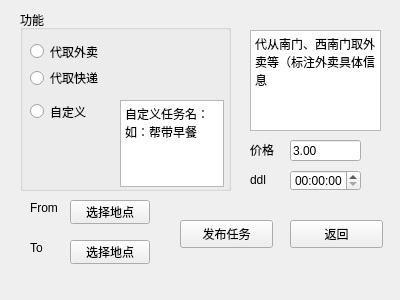
<?xml version="1.0" encoding="UTF-8"?>
<ui version="4.0">
 <class>help_me_take</class>
 <widget class="QWidget" name="help_me_take">
  <property name="geometry">
   <rect>
    <x>0</x>
    <y>0</y>
    <width>400</width>
    <height>300</height>
   </rect>
  </property>
  <property name="windowTitle">
   <string>Form</string>
  </property>
  <widget class="QLabel" name="label">
   <property name="geometry">
    <rect>
     <x>210</x>
     <y>110</y>
     <width>69</width>
     <height>19</height>
    </rect>
   </property>
   <property name="text">
    <string/>
   </property>
  </widget>
  <widget class="QGroupBox" name="groupBox">
   <property name="geometry">
    <rect>
     <x>20</x>
     <y>10</y>
     <width>211</width>
     <height>181</height>
    </rect>
   </property>
   <property name="title">
    <string>功能</string>
   </property>
   <widget class="QRadioButton" name="radioButton_2">
    <property name="geometry">
     <rect>
      <x>10</x>
      <y>60</y>
      <width>98</width>
      <height>16</height>
     </rect>
    </property>
    <property name="text">
     <string>代取快递</string>
    </property>
   </widget>
   <widget class="QRadioButton" name="radioButton_3">
    <property name="geometry">
     <rect>
      <x>10</x>
      <y>90</y>
      <width>98</width>
      <height>23</height>
     </rect>
    </property>
    <property name="text">
     <string>自定义</string>
    </property>
   </widget>
   <widget class="QRadioButton" name="radioButton">
    <property name="geometry">
     <rect>
      <x>10</x>
      <y>30</y>
      <width>87</width>
      <height>23</height>
     </rect>
    </property>
    <property name="text">
     <string>代取外卖</string>
    </property>
   </widget>
   <widget class="QPlainTextEdit" name="plainTextEdit">
    <property name="geometry">
     <rect>
      <x>100</x>
      <y>90</y>
      <width>104</width>
      <height>87</height>
     </rect>
    </property>
    <property name="plainText">
     <string>自定义任务名：如：帮带早餐</string>
    </property>
   </widget>
  </widget>
  <widget class="QTextEdit" name="textEdit">
   <property name="geometry">
    <rect>
     <x>250</x>
     <y>30</y>
     <width>131</width>
     <height>101</height>
    </rect>
   </property>
   <property name="html">
    <string>&lt;!DOCTYPE HTML PUBLIC &quot;-//W3C//DTD HTML 4.0//EN&quot; &quot;http://www.w3.org/TR/REC-html40/strict.dtd&quot;&gt;
&lt;html&gt;&lt;head&gt;&lt;meta name=&quot;qrichtext&quot; content=&quot;1&quot; /&gt;&lt;meta charset=&quot;utf-8&quot; /&gt;&lt;style type=&quot;text/css&quot;&gt;
p, li { white-space: pre-wrap; }
hr { height: 1px; border-width: 0; }
li.unchecked::marker { content: &quot;\2610&quot;; }
li.checked::marker { content: &quot;\2612&quot;; }
&lt;/style&gt;&lt;/head&gt;&lt;body style=&quot; font-family:'Microsoft YaHei UI'; font-size:9pt; font-weight:400; font-style:normal;&quot;&gt;
&lt;p style=&quot; margin-top:0px; margin-bottom:0px; margin-left:0px; margin-right:0px; -qt-block-indent:0; text-indent:0px;&quot;&gt;代从南门、西南门取外卖等（标注外卖具体信息&lt;/p&gt;&lt;/body&gt;&lt;/html&gt;</string>
   </property>
  </widget>
  <widget class="QPushButton" name="pushButton">
   <property name="geometry">
    <rect>
     <x>180</x>
     <y>220</y>
     <width>93</width>
     <height>28</height>
    </rect>
   </property>
   <property name="text">
    <string>发布任务</string>
   </property>
  </widget>
  <widget class="QPushButton" name="pushButton_2">
   <property name="geometry">
    <rect>
     <x>290</x>
     <y>220</y>
     <width>93</width>
     <height>28</height>
    </rect>
   </property>
   <property name="text">
    <string>返回</string>
   </property>
  </widget>
  <widget class="QLabel" name="label_2">
   <property name="geometry">
    <rect>
     <x>250</x>
     <y>140</y>
     <width>69</width>
     <height>19</height>
    </rect>
   </property>
   <property name="text">
    <string>价格</string>
   </property>
  </widget>
  <widget class="QLineEdit" name="lineEdit">
   <property name="geometry">
    <rect>
     <x>290</x>
     <y>140</y>
     <width>71</width>
     <height>21</height>
    </rect>
   </property>
   <property name="text">
    <string>3.00</string>
   </property>
  </widget>
  <widget class="QLabel" name="label_3">
   <property name="geometry">
    <rect>
     <x>30</x>
     <y>200</y>
     <width>54</width>
     <height>16</height>
    </rect>
   </property>
   <property name="text">
    <string>From</string>
   </property>
  </widget>
  <widget class="QLabel" name="label_4">
   <property name="geometry">
    <rect>
     <x>30</x>
     <y>240</y>
     <width>54</width>
     <height>16</height>
    </rect>
   </property>
   <property name="text">
    <string>To</string>
   </property>
  </widget>
  <widget class="QLabel" name="label_5">
   <property name="geometry">
    <rect>
     <x>250</x>
     <y>170</y>
     <width>69</width>
     <height>19</height>
    </rect>
   </property>
   <property name="text">
    <string>ddl</string>
   </property>
  </widget>
  <widget class="QTimeEdit" name="timeEdit">
   <property name="geometry">
    <rect>
     <x>290</x>
     <y>170</y>
     <width>71</width>
     <height>21</height>
    </rect>
   </property>
  </widget>
  <widget class="QPushButton" name="pushButton_3">
   <property name="geometry">
    <rect>
     <x>70</x>
     <y>200</y>
     <width>80</width>
     <height>24</height>
    </rect>
   </property>
   <property name="text">
    <string>选择地点</string>
   </property>
  </widget>
  <widget class="QPushButton" name="pushButton_4">
   <property name="geometry">
    <rect>
     <x>70</x>
     <y>240</y>
     <width>80</width>
     <height>24</height>
    </rect>
   </property>
   <property name="text">
    <string>选择地点</string>
   </property>
  </widget>
 </widget>
 <resources/>
 <connections>
  <connection>
   <sender>radioButton_3</sender>
   <signal>clicked()</signal>
   <receiver>plainTextEdit</receiver>
   <slot>show()</slot>
   <hints>
    <hint type="sourcelabel">
     <x>203</x>
     <y>151</y>
    </hint>
    <hint type="destinationlabel">
     <x>343</x>
     <y>173</y>
    </hint>
   </hints>
  </connection>
 </connections>
</ui>
